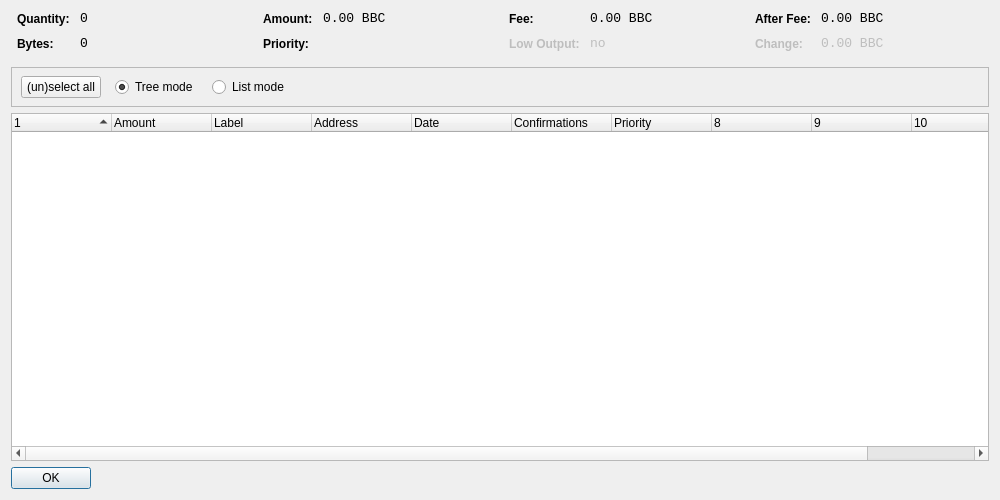
<?xml version="1.0" encoding="UTF-8"?>
<ui version="4.0">
 <class>CoinControlDialog</class>
 <widget class="QDialog" name="CoinControlDialog">
  <property name="geometry">
   <rect>
    <x>0</x>
    <y>0</y>
    <width>1000</width>
    <height>500</height>
   </rect>
  </property>
  <property name="windowTitle">
   <string>Coin Control</string>
  </property>
  <layout class="QVBoxLayout" name="verticalLayout">
   <item>
    <layout class="QHBoxLayout" name="horizontalLayoutTop" stretch="0,0,0,0">
     <property name="topMargin">
      <number>0</number>
     </property>
     <property name="bottomMargin">
      <number>10</number>
     </property>
     <item>
      <layout class="QFormLayout" name="formLayoutCoinControl1">
       <property name="horizontalSpacing">
        <number>10</number>
       </property>
       <property name="verticalSpacing">
        <number>10</number>
       </property>
       <property name="leftMargin">
        <number>6</number>
       </property>
       <property name="rightMargin">
        <number>6</number>
       </property>
       <item row="0" column="0">
        <widget class="QLabel" name="labelCoinControlQuantityText">
         <property name="styleSheet">
          <string notr="true">font-weight:bold;</string>
         </property>
         <property name="text">
          <string>Quantity:</string>
         </property>
        </widget>
       </item>
       <item row="0" column="1">
        <widget class="QLabel" name="labelCoinControlQuantity">
         <property name="font">
          <font>
           <family>Monospace</family>
           <pointsize>10</pointsize>
          </font>
         </property>
         <property name="cursor">
          <cursorShape>IBeamCursor</cursorShape>
         </property>
         <property name="contextMenuPolicy">
          <enum>Qt::ActionsContextMenu</enum>
         </property>
         <property name="text">
          <string notr="true">0</string>
         </property>
         <property name="textInteractionFlags">
          <set>Qt::LinksAccessibleByMouse|Qt::TextSelectableByKeyboard|Qt::TextSelectableByMouse</set>
         </property>
        </widget>
       </item>
       <item row="1" column="0">
        <widget class="QLabel" name="labelCoinControlBytesText">
         <property name="styleSheet">
          <string notr="true">font-weight:bold;</string>
         </property>
         <property name="text">
          <string>Bytes:</string>
         </property>
        </widget>
       </item>
       <item row="1" column="1">
        <widget class="QLabel" name="labelCoinControlBytes">
         <property name="font">
          <font>
           <family>Monospace</family>
           <pointsize>10</pointsize>
          </font>
         </property>
         <property name="cursor">
          <cursorShape>IBeamCursor</cursorShape>
         </property>
         <property name="contextMenuPolicy">
          <enum>Qt::ActionsContextMenu</enum>
         </property>
         <property name="text">
          <string notr="true">0</string>
         </property>
         <property name="textInteractionFlags">
          <set>Qt::LinksAccessibleByMouse|Qt::TextSelectableByKeyboard|Qt::TextSelectableByMouse</set>
         </property>
        </widget>
       </item>
      </layout>
     </item>
     <item>
      <layout class="QFormLayout" name="formLayoutCoinControl2">
       <property name="horizontalSpacing">
        <number>10</number>
       </property>
       <property name="verticalSpacing">
        <number>10</number>
       </property>
       <property name="leftMargin">
        <number>6</number>
       </property>
       <property name="rightMargin">
        <number>6</number>
       </property>
       <item row="0" column="0">
        <widget class="QLabel" name="labelCoinControlAmountText">
         <property name="styleSheet">
          <string notr="true">font-weight:bold;</string>
         </property>
         <property name="text">
          <string>Amount:</string>
         </property>
        </widget>
       </item>
       <item row="0" column="1">
        <widget class="QLabel" name="labelCoinControlAmount">
         <property name="font">
          <font>
           <family>Monospace</family>
           <pointsize>10</pointsize>
          </font>
         </property>
         <property name="cursor">
          <cursorShape>IBeamCursor</cursorShape>
         </property>
         <property name="contextMenuPolicy">
          <enum>Qt::ActionsContextMenu</enum>
         </property>
         <property name="text">
          <string notr="true">0.00 BBC</string>
         </property>
         <property name="textInteractionFlags">
          <set>Qt::LinksAccessibleByMouse|Qt::TextSelectableByKeyboard|Qt::TextSelectableByMouse</set>
         </property>
        </widget>
       </item>
       <item row="1" column="0">
        <widget class="QLabel" name="labelCoinControlPriorityText">
         <property name="styleSheet">
          <string notr="true">font-weight:bold;</string>
         </property>
         <property name="text">
          <string>Priority:</string>
         </property>
        </widget>
       </item>
       <item row="1" column="1">
        <widget class="QLabel" name="labelCoinControlPriority">
         <property name="font">
          <font>
           <family>Monospace</family>
           <pointsize>10</pointsize>
          </font>
         </property>
         <property name="cursor">
          <cursorShape>IBeamCursor</cursorShape>
         </property>
         <property name="contextMenuPolicy">
          <enum>Qt::ActionsContextMenu</enum>
         </property>
         <property name="text">
          <string/>
         </property>
         <property name="textInteractionFlags">
          <set>Qt::LinksAccessibleByMouse|Qt::TextSelectableByKeyboard|Qt::TextSelectableByMouse</set>
         </property>
        </widget>
       </item>
      </layout>
     </item>
     <item>
      <layout class="QFormLayout" name="formLayoutCoinControl3">
       <property name="horizontalSpacing">
        <number>10</number>
       </property>
       <property name="verticalSpacing">
        <number>10</number>
       </property>
       <property name="leftMargin">
        <number>6</number>
       </property>
       <property name="rightMargin">
        <number>6</number>
       </property>
       <item row="0" column="0">
        <widget class="QLabel" name="labelCoinControlFeeText">
         <property name="styleSheet">
          <string notr="true">font-weight:bold;</string>
         </property>
         <property name="text">
          <string>Fee:</string>
         </property>
        </widget>
       </item>
       <item row="0" column="1">
        <widget class="QLabel" name="labelCoinControlFee">
         <property name="font">
          <font>
           <family>Monospace</family>
           <pointsize>10</pointsize>
          </font>
         </property>
         <property name="cursor">
          <cursorShape>IBeamCursor</cursorShape>
         </property>
         <property name="contextMenuPolicy">
          <enum>Qt::ActionsContextMenu</enum>
         </property>
         <property name="text">
          <string notr="true">0.00 BBC</string>
         </property>
         <property name="textInteractionFlags">
          <set>Qt::LinksAccessibleByMouse|Qt::TextSelectableByKeyboard|Qt::TextSelectableByMouse</set>
         </property>
        </widget>
       </item>
       <item row="1" column="0">
        <widget class="QLabel" name="labelCoinControlLowOutputText">
         <property name="enabled">
          <bool>false</bool>
         </property>
         <property name="styleSheet">
          <string notr="true">font-weight:bold;</string>
         </property>
         <property name="text">
          <string>Low Output:</string>
         </property>
        </widget>
       </item>
       <item row="1" column="1">
        <widget class="QLabel" name="labelCoinControlLowOutput">
         <property name="enabled">
          <bool>false</bool>
         </property>
         <property name="font">
          <font>
           <family>Monospace</family>
           <pointsize>10</pointsize>
          </font>
         </property>
         <property name="cursor">
          <cursorShape>IBeamCursor</cursorShape>
         </property>
         <property name="contextMenuPolicy">
          <enum>Qt::ActionsContextMenu</enum>
         </property>
         <property name="text">
          <string notr="true">no</string>
         </property>
         <property name="textInteractionFlags">
          <set>Qt::LinksAccessibleByMouse|Qt::TextSelectableByKeyboard|Qt::TextSelectableByMouse</set>
         </property>
        </widget>
       </item>
      </layout>
     </item>
     <item>
      <layout class="QFormLayout" name="formLayoutCoinControl4">
       <property name="horizontalSpacing">
        <number>10</number>
       </property>
       <property name="verticalSpacing">
        <number>10</number>
       </property>
       <property name="leftMargin">
        <number>6</number>
       </property>
       <property name="rightMargin">
        <number>6</number>
       </property>
       <item row="0" column="0">
        <widget class="QLabel" name="labelCoinControlAfterFeeText">
         <property name="styleSheet">
          <string notr="true">font-weight:bold;</string>
         </property>
         <property name="text">
          <string>After Fee:</string>
         </property>
        </widget>
       </item>
       <item row="0" column="1">
        <widget class="QLabel" name="labelCoinControlAfterFee">
         <property name="font">
          <font>
           <family>Monospace</family>
           <pointsize>10</pointsize>
          </font>
         </property>
         <property name="cursor">
          <cursorShape>IBeamCursor</cursorShape>
         </property>
         <property name="contextMenuPolicy">
          <enum>Qt::ActionsContextMenu</enum>
         </property>
         <property name="text">
          <string notr="true">0.00 BBC</string>
         </property>
         <property name="textInteractionFlags">
          <set>Qt::LinksAccessibleByMouse|Qt::TextSelectableByKeyboard|Qt::TextSelectableByMouse</set>
         </property>
        </widget>
       </item>
       <item row="1" column="0">
        <widget class="QLabel" name="labelCoinControlChangeText">
         <property name="enabled">
          <bool>false</bool>
         </property>
         <property name="styleSheet">
          <string notr="true">font-weight:bold;</string>
         </property>
         <property name="text">
          <string>Change:</string>
         </property>
        </widget>
       </item>
       <item row="1" column="1">
        <widget class="QLabel" name="labelCoinControlChange">
         <property name="enabled">
          <bool>false</bool>
         </property>
         <property name="font">
          <font>
           <family>Monospace</family>
           <pointsize>10</pointsize>
          </font>
         </property>
         <property name="cursor">
          <cursorShape>IBeamCursor</cursorShape>
         </property>
         <property name="contextMenuPolicy">
          <enum>Qt::ActionsContextMenu</enum>
         </property>
         <property name="text">
          <string notr="true">0.00 BBC</string>
         </property>
         <property name="textInteractionFlags">
          <set>Qt::LinksAccessibleByMouse|Qt::TextSelectableByKeyboard|Qt::TextSelectableByMouse</set>
         </property>
        </widget>
       </item>
      </layout>
     </item>
    </layout>
   </item>
   <item>
    <widget class="QFrame" name="frame">
     <property name="minimumSize">
      <size>
       <width>0</width>
       <height>40</height>
      </size>
     </property>
     <property name="frameShape">
      <enum>QFrame::StyledPanel</enum>
     </property>
     <property name="frameShadow">
      <enum>QFrame::Sunken</enum>
     </property>
     <widget class="QWidget" name="horizontalLayoutWidget">
      <property name="geometry">
       <rect>
        <x>10</x>
        <y>0</y>
        <width>781</width>
        <height>41</height>
       </rect>
      </property>
      <layout class="QHBoxLayout" name="horizontalLayoutPanel" stretch="0,0,0,0,0">
       <property name="spacing">
        <number>14</number>
       </property>
       <item>
        <widget class="QPushButton" name="pushButtonSelectAll">
         <property name="sizePolicy">
          <sizepolicy hsizetype="Maximum" vsizetype="Fixed">
           <horstretch>0</horstretch>
           <verstretch>0</verstretch>
          </sizepolicy>
         </property>
         <property name="text">
          <string>(un)select all</string>
         </property>
        </widget>
       </item>
       <item>
        <widget class="QRadioButton" name="radioTreeMode">
         <property name="sizePolicy">
          <sizepolicy hsizetype="Maximum" vsizetype="Fixed">
           <horstretch>0</horstretch>
           <verstretch>0</verstretch>
          </sizepolicy>
         </property>
         <property name="text">
          <string>Tree mode</string>
         </property>
         <property name="checked">
          <bool>true</bool>
         </property>
        </widget>
       </item>
       <item>
        <widget class="QRadioButton" name="radioListMode">
         <property name="sizePolicy">
          <sizepolicy hsizetype="Maximum" vsizetype="Fixed">
           <horstretch>0</horstretch>
           <verstretch>0</verstretch>
          </sizepolicy>
         </property>
         <property name="text">
          <string>List mode</string>
         </property>
        </widget>
       </item>
       <item>
        <spacer name="horizontalSpacer">
         <property name="orientation">
          <enum>Qt::Horizontal</enum>
         </property>
         <property name="sizeHint" stdset="0">
          <size>
           <width>40</width>
           <height>20</height>
          </size>
         </property>
        </spacer>
       </item>
      </layout>
     </widget>
    </widget>
   </item>
   <item>
    <widget class="CoinControlTreeWidget" name="treeWidget">
     <property name="contextMenuPolicy">
      <enum>Qt::CustomContextMenu</enum>
     </property>
     <property name="sortingEnabled">
      <bool>false</bool>
     </property>
     <property name="columnCount">
      <number>11</number>
     </property>
     <attribute name="headerShowSortIndicator" stdset="0">
      <bool>true</bool>
     </attribute>
     <attribute name="headerStretchLastSection">
      <bool>false</bool>
     </attribute>
     <column>
      <property name="text">
       <string/>
      </property>
     </column>
     <column>
      <property name="text">
       <string>Amount</string>
      </property>
     </column>
     <column>
      <property name="text">
       <string>Label</string>
      </property>
     </column>
     <column>
      <property name="text">
       <string>Address</string>
      </property>
     </column>
     <column>
      <property name="text">
       <string>Date</string>
      </property>
     </column>
     <column>
      <property name="text">
       <string>Confirmations</string>
      </property>
      <property name="toolTip">
       <string>Confirmed</string>
      </property>
     </column>
     <column>
      <property name="text">
       <string>Priority</string>
      </property>
     </column>
     <column>
      <property name="text">
       <string/>
      </property>
     </column>
     <column>
      <property name="text">
       <string/>
      </property>
     </column>
     <column>
      <property name="text">
       <string/>
      </property>
     </column>
     <column>
      <property name="text">
       <string/>
      </property>
     </column>
    </widget>
   </item>
   <item>
    <widget class="QDialogButtonBox" name="buttonBox">
     <property name="sizePolicy">
      <sizepolicy hsizetype="Maximum" vsizetype="Fixed">
       <horstretch>0</horstretch>
       <verstretch>0</verstretch>
      </sizepolicy>
     </property>
     <property name="orientation">
      <enum>Qt::Horizontal</enum>
     </property>
     <property name="standardButtons">
      <set>QDialogButtonBox::Ok</set>
     </property>
    </widget>
   </item>
  </layout>
 </widget>
 <customwidgets>
  <customwidget>
   <class>CoinControlTreeWidget</class>
   <extends>QTreeWidget</extends>
   <header>coincontroltreewidget.h</header>
  </customwidget>
 </customwidgets>
 <resources/>
 <connections/>
</ui>
